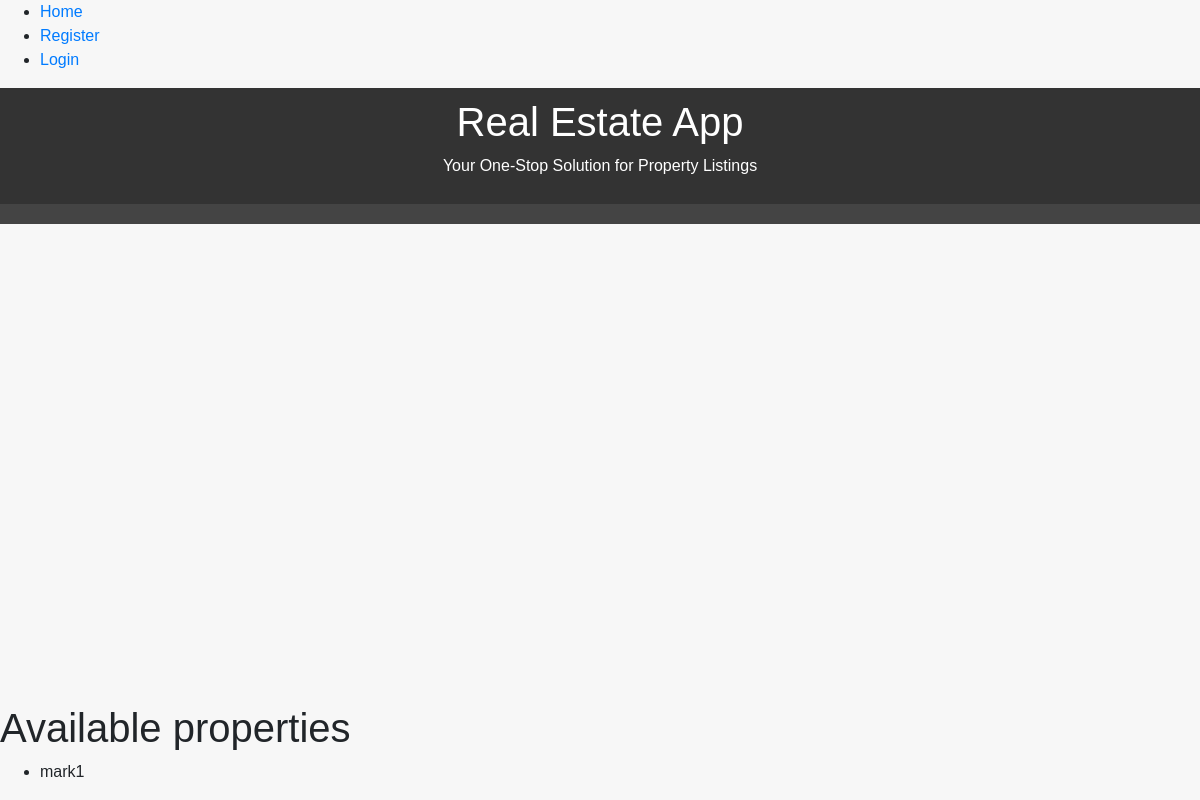
Before: /main/ with the older database file.
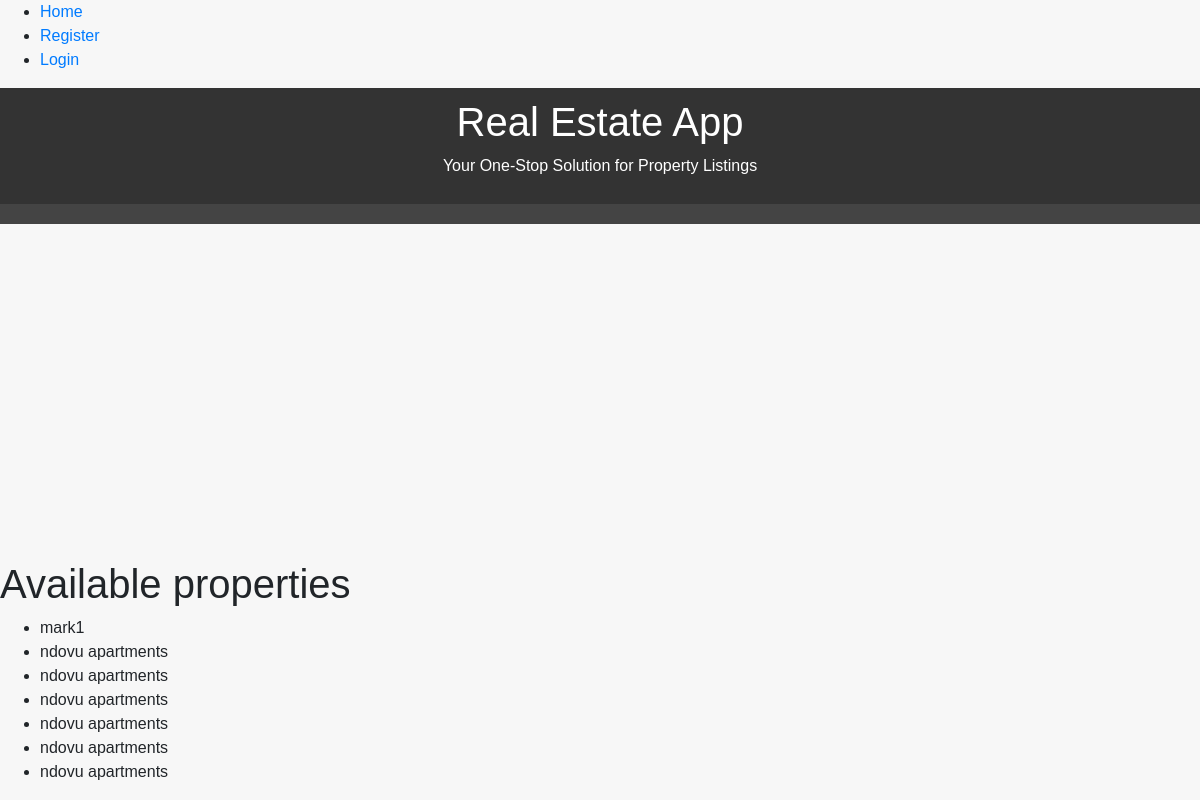
After: the same page with the newer database file.
### coreApp/models.py (models this page shows, shortened)
class Property_model(models.Model):
    user = models.ForeignKey(User, on_delete=models.CASCADE, related_name='property')
    property_name = models.CharField(max_length=255)
    location = models.CharField(max_length=50)
    image = models.ImageField(blank=True, null=True)
    rental_price = models.DecimalField(max_digits=10, decimal_places=2)
    security_deposit = models.DecimalField(max_digits=10, decimal_places=2)
    start_date = models.start_date = datetime.now()
    end_date = models.end_date = datetime.now()
    duration = models.DurationField()
    date_paid = models.DateField(blank=True, null=True)
    AMENITIES_CHOICES = [
        ('Balcony','Balcony'),
        ('Gym','Gym'),
        ('SwimmingPool','SwimmingPool')]
    STATUS_CHOICES=[
        ('Available','Available'),
        ('Occupied', 'Occupied') ]
    HOUSE_SIZE = [('STANDARD','STANDARD'),
                  ('Spacious','Spacious')]
    TYPE_OF_HOUSE =[('Singleroom','Singleroom'),
                    ('Bedsitter','Bedsitter'),
                    ('Onebedroom','Onebedroom'),
                    ('Twobedroom','Twobedroom'),
                    ('Threebedroom','Threebedroom'),
                    ('Fourbedroom','Fourbedroom'),
                    ('Studio','Studio'),
                    ('Commercialshops','Commercialshops')]
    amenities = models.TextField(choices=AMENITIES_CHOICES)
    status = models.TextField(choices=STATUS_CHOICES)
    house_type = models.CharField(max_length=50,choices=TYPE_OF_HOUSE)
    size = models.CharField(max_length=50,choices=HOUSE_SIZE)

### coreApp/views.py (the view)
# urls.py: path('main/',Core_View, name ='main'),
def Core_View(request):
    properties = Property_model.objects.all()
    context = {
        'properties': properties,
    }
    return render(request, 'main.html', context)

### coreApp/templates/main.html (shortened to what this page needs)
{% include 'commons/base.html' %}
{% block content %}
<!DOCTYPE html>
<html>
<head>
</head>
<body>
    <h1>Available properties</h1>
    <ul>
        {% for property in properties %}
            <li>{{ property.property_name }}</li>
        {% endfor %}
    </ul>
</body>
</html>
{% endblock %}

Changed rows visible on the page:
added Property_model: property_name "ndovu apartments"
added Property_model: property_name "ndovu apartments"
added Property_model: property_name "ndovu apartments"
added Property_model: property_name "ndovu apartments"
added Property_model: property_name "ndovu apartments"
added Property_model: property_name "ndovu apartments"
